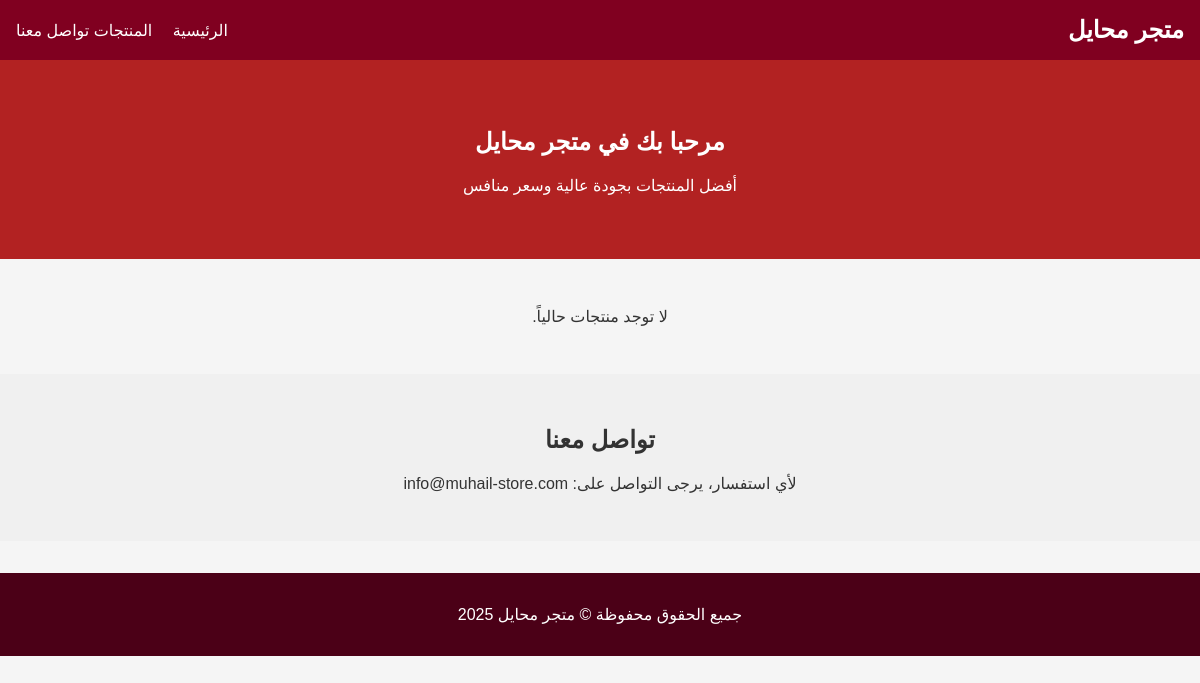
The app's page /, older data.
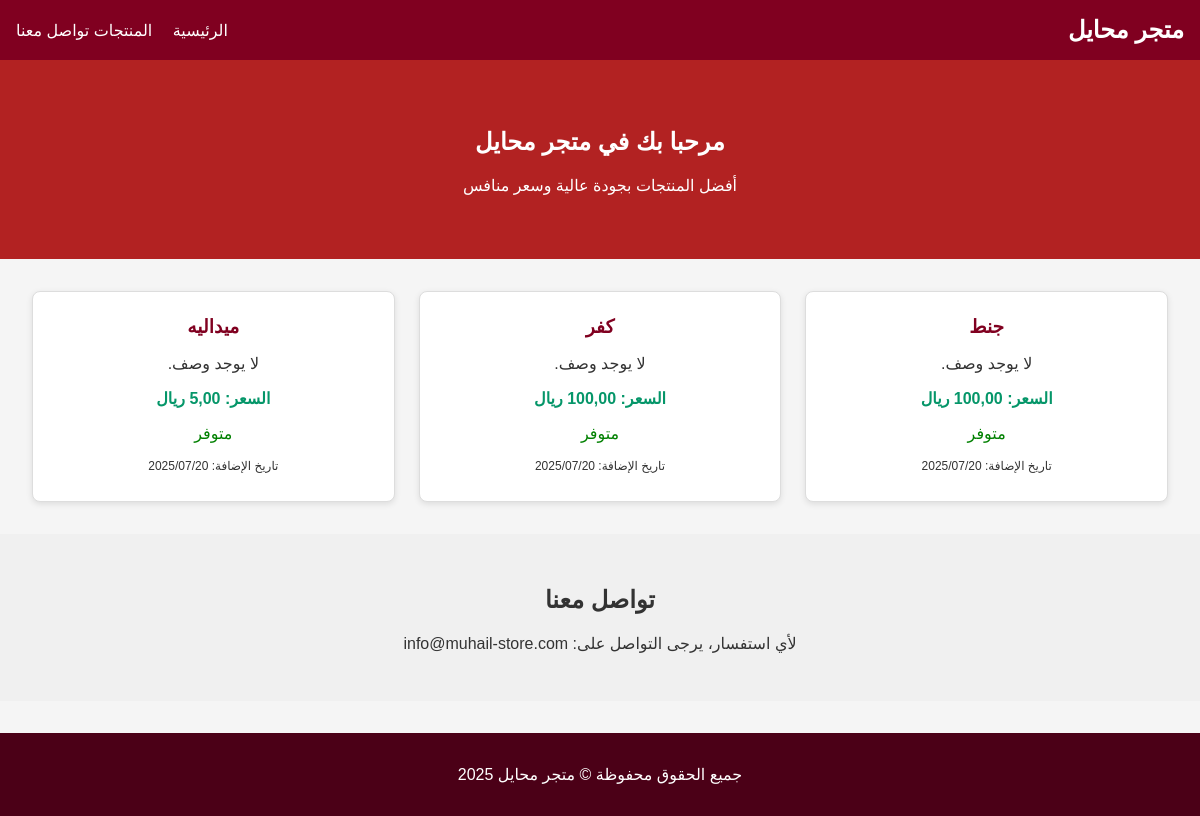
The same page, newer data.
### store/models.py (models this page shows, shortened)
class Product(models.Model):
    name = models.CharField("اسم المنتج", max_length=100)
    description = models.TextField("الوصف", blank=True)
    price = models.DecimalField("السعر", max_digits=10, decimal_places=2)
    available = models.BooleanField("متوفر؟", default=True)
    created_at = models.DateTimeField("تاريخ الإضافة", auto_now_add=True)
    class Meta:
        verbose_name = "منتج"
        verbose_name_plural = "المنتجات"

### store/views.py (the view)
# urls.py: path('', views.home, name='home'),
def home(request):
    products = Product.objects.all()
    return render(request, 'home.html', {'products': products})

### templates/home.html (shortened to what this page needs)
<!DOCTYPE html>
<html lang="ar" dir="rtl">
<head>
</head>
<body>
  {% include 'header.html' %}
  <section class="hero">
    <h2>مرحبا بك في متجر محايل</h2>
    <p>أفضل المنتجات بجودة عالية وسعر منافس</p>
  </section>
  <section id="products" class="products">
    {% for product in products %}
      <div class="product-card">
        <h3>{{ product.name }}</h3>
        <p>{{ product.description|default:"لا يوجد وصف." }}</p>
        <p class="price">السعر: {{ product.price }} ريال</p>
        <p>
          {% if product.available %}
            <span style="color:green;">متوفر</span>
          {% else %}
            <span style="color:red;">غير متوفر</span>
          {% endif %}
        </p>
        <p style="font-size: 0.75rem;">تاريخ الإضافة: {{ product.created_at|date:"Y/m/d" }}</p>
      </div>
    {% empty %}
      <p style="text-align: center; width: 100%;">لا توجد منتجات حالياً.</p>
    {% endfor %}
  </section>
  <section id="contact" style="padding: 2rem; background-color: #f0f0f0; text-align: center;">
    <h2>تواصل معنا</h2>
    <p>لأي استفسار، يرجى التواصل على: info@muhail-store.com</p>
  </section>
  {% include 'footer.html' %}
</body>
</html>

### templates/header.html
<header style="background-color: #800020; color: white; padding: 1rem; display: flex; justify-content: space-between; align-items: center;">
  <h1 style="margin: 0; font-size: 1.5rem;">متجر محايل</h1>
  <nav>
    <a href="/" style="color: white; text-decoration: none; margin-right: 1rem;">الرئيسية</a>
    <a href="#products" style="color: white; text-decoration: none; margin-right: 1rem;">المنتجات</a>
    <a href="#contact" style="color: white; text-decoration: none;">تواصل معنا</a>
  </nav>
</header>

### templates/footer.html
<footer style="background-color: #4b0017; color: white; text-align: center; padding: 1rem; margin-top: 2rem;">
  <p>جميع الحقوق محفوظة &copy; متجر محايل 2025</p>
</footer>

### templates/home.html (style rules this page uses)
body { margin: 0; font-family: 'Cairo', sans-serif; background-color: #f5f5f5; color: #333; }
.hero { background-color: #b22222; color: white; padding: 3rem 1rem; text-align: center; }
.products { display: grid; grid-template-columns: repeat(auto-fit, minmax(250px, 1fr)); gap: 1.5rem; padding: 2rem; }
.product-card { background-color: white; border: 1px solid #ddd; border-radius: 8px; padding: 1rem; text-align: center; box-shadow: 0 2px 6px rgba(0,0,0,0.1); transition: transform 0.3s ease; }
.product-card h3 { margin: 0.5rem 0; color: #800020; }
.price { color: #059669; font-weight: bold; }

Row changes from the older to the newer data that the page shows:
added Product: name "جنط", description "لا يوجد وصف.", price "100,00", available "متوفر", created_at "2025/07/20"
added Product: name "كفر", description "لا يوجد وصف.", price "100,00", available "متوفر", created_at "2025/07/20"
added Product: name "ميداليه", description "لا يوجد وصف.", price "5,00", available "متوفر", created_at "2025/07/20"
Text that changed along with them:
text no longer shown: "لا توجد منتجات حالياً."
